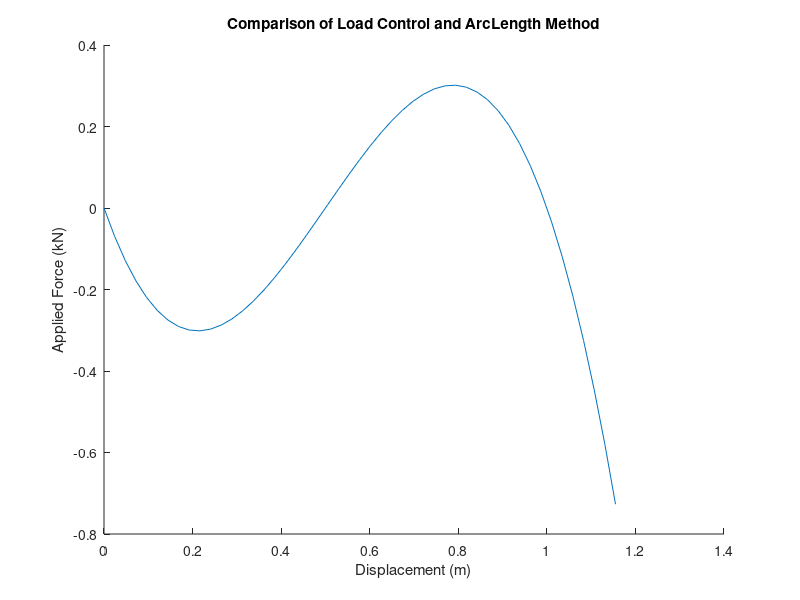

Here is the MATLAB script that generated this plot:
%% CESG 506 HW3 - NEWTON RAPHSON ITERATION METHOD
clear; clc;

%%-----PROBLEM SPECIFIC PARAMETERS-----%%
EA = 2100; %kN
W = 5.5; %m
H = 0.5; %m
L_vec = [W,H];
L = sqrt(dot(L_vec,L_vec));
N1 = L_vec./L;
Pref = 0.3;
R = 0;
u_con = 0;
alpha = 0;
gamma_con = 0;

u_storage = [];
gamma_storage = [];

k_init = EA/L*(N1'*N1); 
k_tan = k_init(2,2);%initial stiffness

%determine delta_s & starting point for first step
dgamma = 0.25;
du = Pref*dgamma/k_tan;
delta_s = sqrt(du^2 + alpha*(Pref*dgamma)^2);
error = delta_s^2;

u_curr = u_con;
gamma_curr = gamma_con;

tick = 0;
while abs(gamma_con) < 2.0
    tick = tick + 1;
    if tick == 1
        u_curr = u_curr + du;
        gamma_curr = gamma_curr + dgamma;
    else
        plus_u = u_curr - u_con;        
        u_curr = u_curr + plus_u;
        u_con = u_con + plus_u;
        plus_gamma = gamma_curr - gamma_con;
        gamma_curr = gamma_curr + plus_gamma;
        gamma_con = gamma_con + plus_gamma;       
    end
    error = delta_s^2;
    R = 0;
    tol = 0.000001;
    tock = 0;
    while error > tol
        tock = tock + 1;
        %Find residual at updated position
        l = sqrt(W^2+(H-u_curr)^2); %m (Deformed Length)
        n = [cos(atan((H-u_curr)/W));
             sin(atan((H-u_curr)/W))];
        eps = 1/2*log(l.^2/L^2);
        f = EA.*eps;
        F_int = f.*n;
        R = gamma_curr*Pref + F_int(2);
        g = 0;
        R_tot = [R;g];
        error = norm(R_tot);
        k = (EA/l).*(n'*n) + (f/l).*(eye(2)-n'*n);
        k_tan = k(2,2);
        k_tot = [k_tan, -Pref;
                 -2*(u_curr - u_con), -2*alpha*(gamma_curr - gamma_con)];    
        q = k_tot\R_tot;
        u_curr = u_curr + q(1);
        gamma_curr = gamma_curr + q(2);
    end
    u_storage = [u_storage, u_con];
    gamma_storage = [gamma_storage, gamma_con];
end

hold on
plot(u_storage, gamma_storage*(-Pref))
title('Comparison of Load Control and ArcLength Method')
xlabel('Displacement (m)')
ylabel('Applied Force (kN)')

